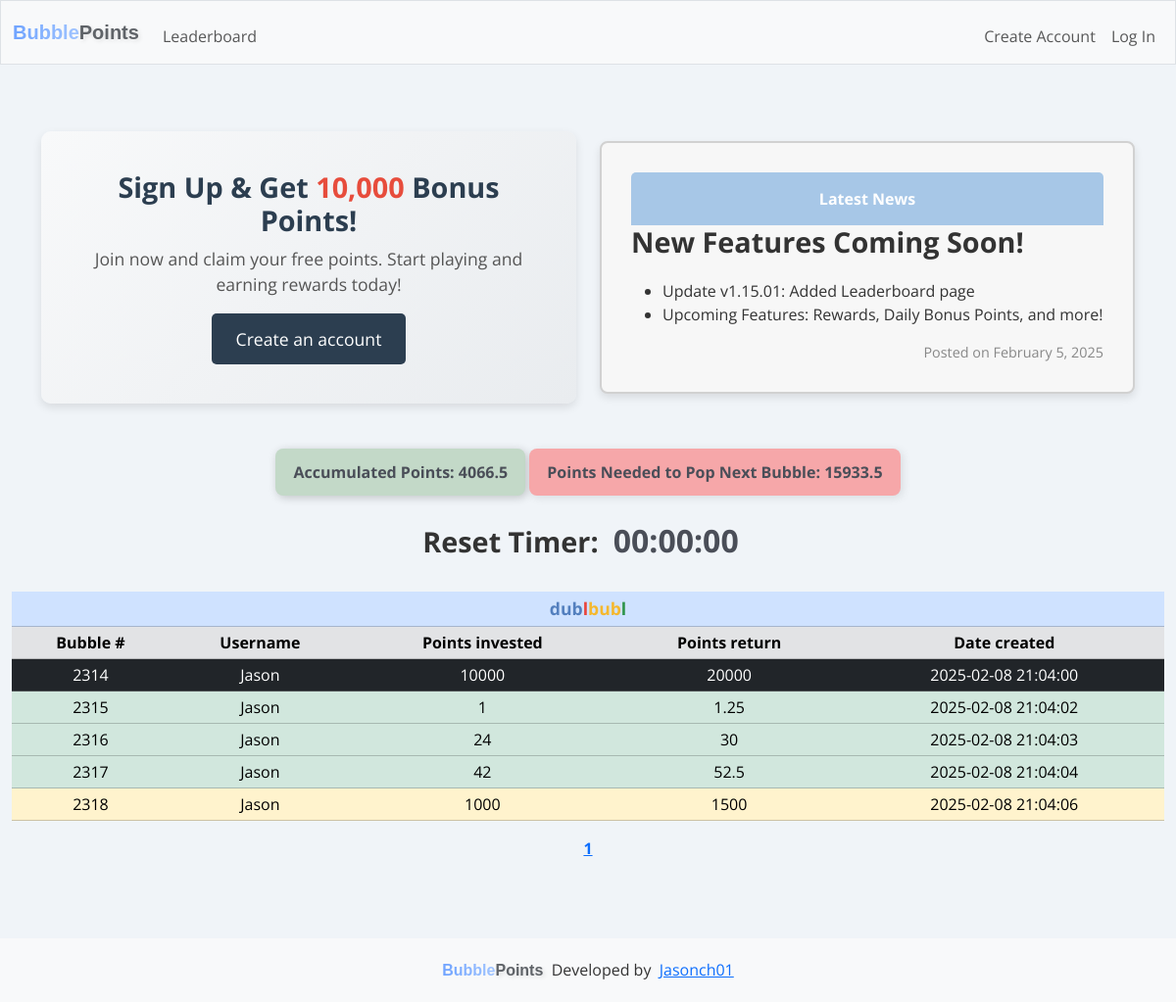
Before: / with the older database file.
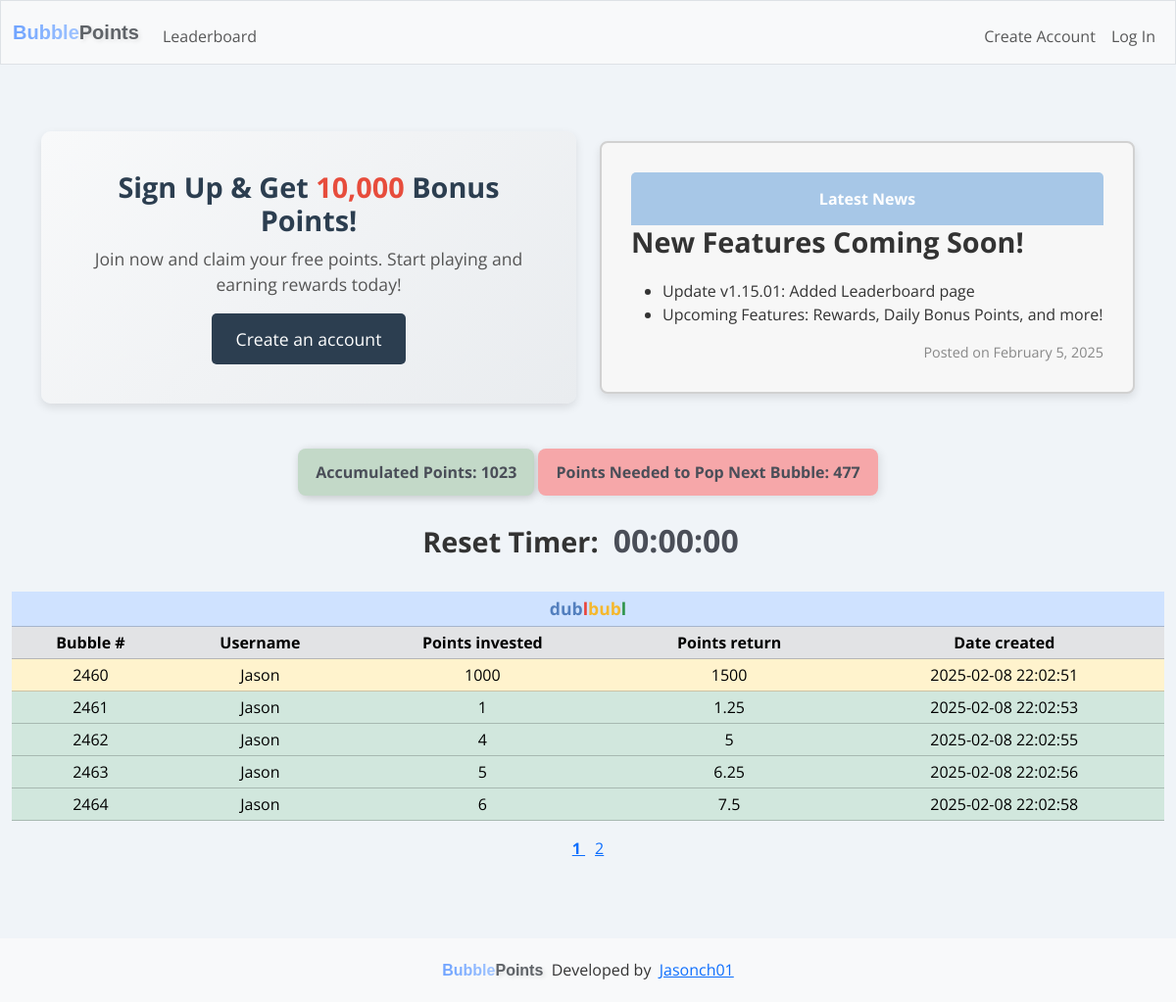
After: the same page with the newer database file.
### tables this page shows
CREATE TABLE points_tracker (
            tracker_id INTEGER PRIMARY KEY AUTOINCREMENT NOT NULL,
            current_points_in INTEGER NOT NULL,
            date_created TEXT NOT NULL        
        );

CREATE TABLE dublbubl (
    row_id INTEGER PRIMARY KEY AUTOINCREMENT NOT NULL,
    user_id INTEGER NOT NULL,
    username TEXT NOT NULL,
    points_in INTEGER NOT NULL,
    points_out INTEGER NOT NULL,
    date_created TEXT NOT NULL,        
    FOREIGN KEY (user_id) REFERENCES users(id)
    FOREIGN KEY (username) REFERENCES users(username)
);

### app.py (the view)
@app.route("/", methods=["GET", "POST"])
def index():
    updated_rows = []  # Initialize with an empty list
    start_timer()
    try:
        dublbubl = cur.execute("SELECT * FROM dublbubl").fetchall()
        page = request.args.get("page", 1, type=int)
        rows_per_page = 5  # Limit rows per page
        offset = (page - 1) * rows_per_page  # Calculate offset
        dublbubl = cur.execute(
            "SELECT * FROM dublbubl ORDER BY row_id ASC LIMIT ? OFFSET ?",
            (rows_per_page, offset)
        ).fetchall()
        total_rows = cur.execute("SELECT COUNT(*) FROM dublbubl").fetchone()[0]
        total_pages = (total_rows + rows_per_page - 1) // rows_per_page  # Round up
        current_points_in = cur.execute("SELECT current_points_in FROM points_tracker").fetchone()
        oldest_row_points_out = cur.execute("SELECT points_out FROM dublbubl ORDER BY row_id ASC LIMIT 1").fetchone()
        user_id = session.get("user_id")
        if user_id:
            user = cur.execute("SELECT * FROM users WHERE id = ?", (user_id,)).fetchall()
            user_history = cur.execute("SELECT * FROM dublbubl_history WHERE creator_id = ? ORDER BY row_id DESC LIMIT 5", (user_id,)).fetchall()
        else:
            user = None
            user_history = None
    except sqlite3.OperationalError as e:
        print("Error: dublbubl_history table does not exist, creating it.")
        init_db()
    if current_points_in is None or oldest_row_points_out is None:
        print("Error: current_points_in or oldest_row_points_out is None.")
        points_in_required = 0  # Default value
    else:
        points_in_required = oldest_row_points_out[0] - current_points_in[0]
    socketio.emit("update_points_info", {
        "current_points_in": current_points_in[0],  # Emitting the actual points_in value
        "points_in_required": points_in_required  # Emitting the calculated points_in_required
    })  # Broadcasts to all connected clients
    points = request.form.get("points")
    current_date = datetime.datetime.now().strftime("%Y-%m-%d %H:%M:%S")
    message = None
    if request.method == "POST":
        if user_id is None:
            return render_template("login.html", message="You must be logged in to create a bubble")
        if not points:
            flash("No points entered", "danger")  # Use "danger" for errors
            return redirect(url_for("index"))
        try:
            points = int(points)
        except ValueError:
            flash("Invalid input", "danger")
            return redirect(url_for("index"))
        if points is None:
            return "Invalid Input"
        elif points <= 0 or points > 10000:
            flash("Points must be between 1 and 10000", "danger")
            return redirect(url_for("index"))
        user_id = session["user_id"]
        user = cur.execute("SELECT * FROM users WHERE id = ?", (user_id,)).fetchone()
        current_points = cur.execute("SELECT points FROM users WHERE id = ?", (user[0],)).fetchone()
        current_points = current_points[0] if current_points else 0  # Default to 0 if no value exists
        if current_points < points:
            flash("Not enough points", "danger")
            return redirect(url_for("index"))
        try:
            if points >= 10000:
                points_out = points * 2  # If points are 10,000 or more, multiply by 2
            elif points >= 5000:
                points_out = points * 1.75  # If points are 5,000 or more but less than 10,000, multiply by 1.75
            elif points >= 1000:
                points_out = points * 1.5  # If points are 1,000 or more but less than 10,000, multiply by 1.5
            else:
                points_out = points * 1.25  # Otherwise, points_out equals points_in (e.g., for smaller amounts)
            cur.execute("""
            INSERT INTO dublbubl (row_id, user_id, username, points_in, points_out, date_created)
            VALUES (?, ?, ?, ?, ?, ?)
            """, (None, user[0], user[1], points, (points_out), current_date))
            con.commit()
            updated_rows = cur.execute("""
                SELECT * FROM dublbubl
                ORDER BY row_id ASC
            """).fetchall()
            total_rows = cur.execute("SELECT COUNT(*) FROM dublbubl").fetchone()[0]
            total_pages = (total_rows + rows_per_page - 1) // rows_per_page  # Round up
            offset = (page - 1) * rows_per_page
            print(f"Page: {page}, Rows per page: {rows_per_page}, Offset: {offset}")
            print(f"Fetching rows starting from: {offset}, Limit: {rows_per_page}")
            updated_rows = cur.execute(
                "SELECT * FROM dublbubl ORDER BY date_created, row_id LIMIT ? OFFSET ?",
                (rows_per_page, offset)
            ).fetchall()
            socketio.emit("update_table", {
                "rows": updated_rows,
                "total_pages": total_pages,
                "current_page": page
            })
            total_points = current_points - points
            if total_points < 0:
                return "Error: Insufficient points balance."
            cur.execute("UPDATE users SET points = ? WHERE id = ?", (total_points, user[0]))
            con.commit()
            socketio.emit("update_point_balance", {
                "point_balance": total_points  # Emitting only the total points balance
            }, room=user[0])  # Emits only to the specific user
            print(f"Emitting update to room: {user[0]} with new balance: {total_points}")
        except Exception as e:
            print(f"Error inserting row into dublbubl: {e}")
            con.rollback()
        current_points_in = cur.execute("SELECT current_points_in FROM points_tracker").fetchone()
        row_count = cur.execute("SELECT COUNT(*) FROM dublbubl").fetchone()[0]
        print(f"Number of rows in dublbubl: {row_count}")
        if row_count > 1:
            if current_points_in:
                new_points_in = current_points_in[0] + points
                cur.execute("UPDATE points_tracker SET current_points_in = ?, date_created = ?", (new_points_in, current_date))
            else:
                cur.execute("INSERT INTO points_tracker (current_points_in, date_created) VALUES (?, ?)", (points, current_date))
            con.commit()
        else:
            new_points_in = current_points_in[0] if current_points_in else 0
            print(f"New points in is { new_points_in }")
        oldest_row_points_out = cur.execute("SELECT points_out FROM dublbubl ORDER BY row_id ASC LIMIT 1").fetchone()
        print(f"Oldest row points out: {oldest_row_points_out[0]}")
        if oldest_row_points_out is None:
            print("No rows found in dublbubl. Exiting loop.")
        else:
            while new_points_in >= oldest_row_points_out[0]:
                oldest_row_id = cur.execute("SELECT row_id FROM dublbubl ORDER BY row_id ASC LIMIT 1").fetchone()
                oldest_row = cur.execute("SELECT * FROM dublbubl ORDER BY row_id ASC LIMIT 1").fetchone()
                if oldest_row is not None:
                        current_total_points = cur.execute("SELECT total_points_earned FROM users WHERE id = ?", (oldest_row[1],)).fetchone()
                        if current_total_points is None:
                            print("No points found for this user.")
                            current_total_points = 0  # Default to 0 if no value exists
                        else:
                            current_total_points = current_total_points[0]  # Extract the value from the tuple
                        print(f"Current total points: {current_total_points}")
                        points = cur.execute("SELECT points FROM users WHERE id = ?", (oldest_row[1],)).fetchone()
                        if points is None:
                            print("No points balance found for this user.")
                            points = 0  # Default to 0 if no value exists
                        else:
                            points = points[0]  # Extract the value from the tuple
                        print(f"User's point balance: {points}")
                else:
                    print("Oldest row is None, skipping points check.")
                if oldest_row:
                    cur.execute("""
                    INSERT INTO dublbubl_history (user_id, username, row_id, creator_id, creator_username, points_in, points_out, date_created, date_archived)
                    VALUES (?, ? ,?, ?, ? ,?, ?, ?, ?)
                    """, (user[0], user[1], oldest_row[0], oldest_row[1], oldest_row[2], oldest_row[3], oldest_row[4], oldest_row[5], current_date))
                    con.commit()
                    updated_user_history = cur.execute("""
                        SELECT * FROM dublbubl_history
                        WHERE creator_id = ?
                        ORDER BY row_id DESC
                        LIMIT 5
                    """, (user[0],)).fetchall()
                    print(f"Checking user[0]: {user[0]}")
                    print(f"Fetching history for creator_id: {user[0]}")
                    print("Fetched history:", updated_user_history)
                    socketio.emit("update_user_history", {
                        "history": [
                            {
                                "bubble_number": row[3],
                                "points_invested": row[6],
                                "points_earned": row[7],
                                "created_on": row[8],
                                "archived_on": row[9]
                            } for row in updated_user_history
                        ]
                    }, room=user[0])  # Emits only to the specific user
                    print(f"Emitting update to room: {user[0]} with updated user history: {oldest_row[4]}")
                    total_points_earned = current_total_points + oldest_row[4]
                    cur.execute("UPDATE users SET total_points_earned = ? WHERE id = ?", (total_points_earned, oldest_row[1]))
                    con.commit()
                    total_points = points + oldest_row[4]
                    cur.execute("UPDATE users SET points = ? WHERE id = ?", (total_points, oldest_row[1]))
                    con.commit()
                    current_total_points = total_points_earned
                    updated_total_points = cur.execute("SELECT points FROM users WHERE id = ?",(user_id,)).fetchone()
                    updated_total_points = updated_total_points[0] if updated_total_points else 0
                    socketio.emit("update_point_balance", {
                        "point_balance": updated_total_points  # Only emitting the total points balance
                    }, room=user_id)  # Emits only to the specific user
                    print(f"Emitting update to room: {user_id} with new balance: {updated_total_points}")
                if oldest_row_id is not None:
                    cur.execute("DELETE FROM dublbubl WHERE row_id = ?", (oldest_row_id[0],))
                    con.commit()
                else:
                    print("Error: oldest_row_id is None, unable to delete row.")
                remaining_points_in = new_points_in - oldest_row_points_out[0]
                cur.execute("UPDATE points_tracker SET current_points_in = ?, date_created = ?", (remaining_points_in, current_date))
                con.commit()
                updated_rows = cur.execute("""
                    SELECT * FROM dublbubl
                    ORDER BY row_id ASC
                """).fetchall()
                total_rows = cur.execute("SELECT COUNT(*) FROM dublbubl").fetchone()[0]
                total_pages = (total_rows + rows_per_page - 1) // rows_per_page  # Round up
                offset = (page - 1) * rows_per_page
                print(f"Page: {page}, Rows per page: {rows_per_page}, Offset: {offset}")
                print(f"Fetching rows starting from: {offset}, Limit: {rows_per_page}")
                updated_rows = cur.execute(
                    "SELECT * FROM dublbubl ORDER BY date_created, row_id LIMIT ? OFFSET ?",
                    (rows_per_page, offset)
                ).fetchall()
                socketio.emit("update_table", {
                    "rows": updated_rows,
                    "total_pages": total_pages,
                    "current_page": page
                })
                print(f"Emitting updated rows to room: {user[0]}")
                new_points_in = remaining_points_in
                oldest_row_points_out = cur.execute("SELECT points_out FROM dublbubl ORDER BY row_id ASC LIMIT 1").fetchone()
                if new_points_in <= 0 or oldest_row_points_out is None:
                    print("No more rows in dublbubl. Exiting loop.")
                    break
        flash("Bubble created successfully!", "success")
        return redirect(url_for("index"))
    else:
        return render_template('index.html', dublbubl=dublbubl, user=user, message=message, current_points_in=current_points_in, points_in_required=points_in_required, user_history=user_history, updated_rows=updated_rows, total_pages=total_pages, current_page=page)

### templates/index.html (shortened to what this page needs)
{% extends "layout.html" %}
{% block main %}
{% if not session["user_id"] %}
<div class="container mt-5">
  <div class="row">
      <div class="col-md-6 d-flex align-items-center">
        <div class="signup-section text-center w-100">
            <h2>Sign Up & Get <span class="bonus-points">10,000</span> Bonus Points!</h2>
            <p>Join now and claim your free points. Start playing and earning rewards today!</p>
            <a href="/register" class="btn signup-btn btn-lg">Create an account</a>
        </div>
    </div>
      <div class="col-md-6">
          <div class="announcement-box">
              <div class="header">Latest News</div>
              <h2>New Features Coming Soon!</h2>
              <ul>
                <li>Update v1.15.01: Added Leaderboard page</li>
                <li>Upcoming Features: Rewards, Daily Bonus Points, and more!</li>
              </ul>
              <div class="date">Posted on February 5, 2025</div>
          </div>
      </div>
  </div>
</div>
{% endif %}
<div class="tracker text-center">
  <p id="current_points_in">Accumulated Points: {{ current_points_in[0] }}</p>
  <p id="points_in_required">Points Needed to Pop Next Bubble: {{ points_in_required }}</p>
  <div class="timer-container">
      <span class="reset-timer-text">Reset Timer: </span>
      <span id="countdown_timer" class="low-time">00:00:00</span>
  </div>
</div>
<table class="table table-success table-sm text-center">
  <thead class="table-primary">
    <tr class="table-primary">
      <th class="table-primary" colspan="5"><div class="table-header"><span class="blue">dub</span><span class="red">l</span><span class="yellow">bub</span><span class="green">l</span></div></th>
    </tr>
  </thead>
  <thead>
    <tr class="table-secondary">
      <th>Bubble #</th>
      <th>Username</th>
      <th>Points invested</th>
      <th>Points return</th>
      <th>Date created</th>
    </tr>
  </thead>
  <tbody id="dublbubl">
    {% for row in dublbubl %}
    <tr class="
    {% if row[3] >= 10000 %}
      table-dark
    {% elif row[3] >= 5000 %}
      table-danger
    {% elif row[3] >= 1000 %}
      table-warning
    {% else %}
      table-success
    {% endif %}
    ">
      <td>{{ row[0] }}</td>
      <td>{{ row[2] }}</td>
      <td>{{ row[3] }}</td>
      <td>{{ row[4] }}</td>
      <td>{{ row[5] }}</td>
    </tr>
    {% endfor %}
  </tbody>
</table>
<div class="text-center" id="pagination">
  {% for i in range(1, total_pages + 1) %}
      <a href="{{ url_for('index', page=i) }}"
         style="padding: 5px; {% if i == current_page %}font-weight: bold;{% endif %}">
          {{ i }}
      </a>
  {% endfor %}
</div>
{% endblock %}

Changed rows visible on the page:
removed dublbubl: row_id "2314", username "Jason", points_in "10000", points_out "20000", date_created "2025-02-08 21:04:00"
removed dublbubl: row_id "2315", username "Jason", points_in "1", points_out "1.25", date_created "2025-02-08 21:04:02"
removed dublbubl: row_id "2316", username "Jason", points_in "24", points_out "30", date_created "2025-02-08 21:04:03"
removed dublbubl: row_id "2317", username "Jason", points_in "42", points_out "52.5", date_created "2025-02-08 21:04:04"
removed dublbubl: row_id "2318", username "Jason", points_in "1000", points_out "1500", date_created "2025-02-08 21:04:06"
changed points_tracker: current_points_in "4066.5" → "1023"
added dublbubl: row_id "2460", username "Jason", points_in "1000", points_out "1500", date_created "2025-02-08 22:02:51"
added dublbubl: row_id "2461", username "Jason", points_in "1", points_out "1.25", date_created "2025-02-08 22:02:53"
added dublbubl: row_id "2462", username "Jason", points_in "4", points_out "5", date_created "2025-02-08 22:02:55"
added dublbubl: row_id "2463", username "Jason", points_in "5", points_out "6.25", date_created "2025-02-08 22:02:56"
added dublbubl: row_id "2464", username "Jason", points_in "6", points_out "7.5", date_created "2025-02-08 22:02:58"
Other visible differences:
{{ points_in_required }}: "15933.5" → "477"
new list line: "2"
